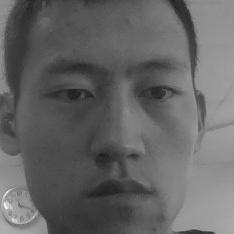
#> input picture server/video/OpenCV/FaceData/User.1.1.jpg, 234 x 234 px, given in place of the camera
$ python renlianjiance.py
#> lines starting #> are read from the running program, lines starting #| are printed output that depends on the picture; after the words box and inside, x2 and y2 are one past the last pixel; in counts of white or black regions, pixels touching at a corner belong together
from __future__ import print_function
from imutils.object_detection import non_max_suppression
from imutils import paths
import numpy as np
import argparse
import imutils
import cv2

# 人脸识别分类器
#初始化行人检测器
hog = cv2.HOGDescriptor()   #初始化方向梯度直方图描述子
hog.setSVMDetector(cv2.HOGDescriptor_getDefaultPeopleDetector())  #设置支持向量机(Support Vector Machine)使得它成为一个预先训练好了的行人检测器

faceCascade = cv2.CascadeClassifier(r'D:\Python\Python38\Lib\site-packages\cv2\data\haarcascade_frontalface_alt.xml')
# 识别眼睛的分类器
eyeCascade = cv2.CascadeClassifier(r'D:\Python\Python38\Lib\site-packages\cv2\data\haarcascade_eye.xml')
# 开启摄像头
cap = cv2.VideoCapture(0)
ok = True
result = []
while ok:
    # 读取摄像头中的图像，ok为是否读取成功的判断参数
    ok, frame = cap.read()
#> frame is the input picture: shape (234, 234, 3); min 28, max 241, mean 100.7
    # 转换成灰度图像
    frame = imutils.resize(frame, width=min(400, frame.shape[1]))
    gray = cv2.cvtColor(frame, cv2.COLOR_BGR2GRAY)
    # gray = cv2.GaussianBlur(gray,(21,21),0)  # 对灰阶图像进行高斯模糊
    # 人脸检测
    faces = faceCascade.detectMultiScale(gray, scaleFactor=1.1, minNeighbors=5, minSize=(30, 30))
#> faces = [[15, 16, 205, 205]]

    # 在检测人脸的基础上检测眼睛
    for (x, y, w, h) in faces:
        fac_gray = gray[y: (y+h), x: (x+w)]
        result = []
        eyes = eyeCascade.detectMultiScale(fac_gray, 1.3, 2)

        # 眼睛坐标的换算，将相对位置换成绝对位置
        for (ex, ey, ew, eh) in eyes:
            result.append((x+ex, y+ey, ew, eh))
#> this loop made 1 pass
#> (x, y, w, h, eyes) on pass 1: (15, 16, 205, 205, [[116, 51, 52, 52], [28, 50, 55, 55]])
#> pass 1, `fac_gray = gray[y: (y+h), x: (x+w)]`:
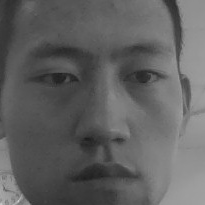
#> fac_gray: shape (205, 205); min 28, max 200, mean 96.4

    # 画矩形
    for (x, y, w, h) in faces:

        cv2.rectangle(frame, (x, y), (x+w, y+h), (255, 0, 0), 2)
#> this loop made 1 pass
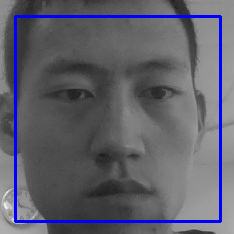
#> frame: shape (234, 234, 3); 4.49% of pixels changed, all inside (x1, y1, x2, y2) = (14, 15, 222, 223)
    for (ex, ey, ew, eh) in result:
        cv2.rectangle(frame, (ex, ey), (ex+ew, ey+eh), (0, 255, 0), 2)
#> this loop made 2 passes
#> (ex, ey, ew, eh) on passes 1 to 2: (131, 67, 52, 52), (43, 66, 55, 55)
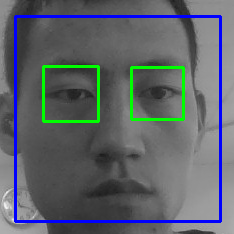
#> frame: shape (234, 234, 3); 2.33% of pixels changed, all inside (x1, y1, x2, y2) = (42, 65, 185, 123)

    cv2.imshow('video', frame)

    k = cv2.waitKey(1)
#> (key Esc is pressed here)
    # press 'ESC' to quit
    if k == 27:
        break

cap.release()
cv2.destroyAllWindows()

$ run again, on server/video/OpenCV/FaceData/User.1.3.jpg
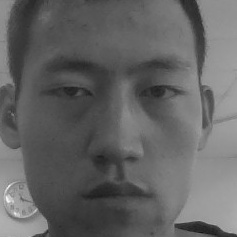
#> input picture server/video/OpenCV/FaceData/User.1.3.jpg, 237 x 237 px, given in place of the camera
#> frame is the input picture: shape (237, 237, 3); min 18, max 247, mean 99.6
#> faces = [[16, 11, 208, 208]]
#> the loop `for (x, y, w, h) in faces:` made 1 pass
#> (x, y, w, h, eyes) on pass 1: (16, 11, 208, 208, [[21, 47, 67, 67], [115, 51, 57, 57], [98, 51, 74, 74]])
#> the loop `for (x, y, w, h) in faces: ` made 1 pass
#> after the loop `for (x, y, w, h) in faces:`:
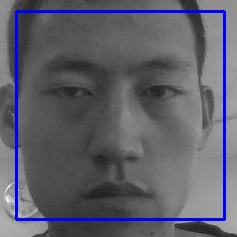
#> frame: shape (237, 237, 3); 4.44% of pixels changed, all inside (x1, y1, x2, y2) = (15, 10, 226, 221)
#> the loop `for (ex, ey, ew, eh) in result:` made 3 passes
#> (ex, ey, ew, eh) on passes 1 to 3: (37, 58, 67, 67), (131, 62, 57, 57), (114, 62, 74, 74)
#> after the loop `for (ex, ey, ew, eh) in result:`:
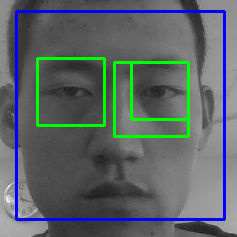
#> frame: shape (237, 237, 3); 3.59% of pixels changed, all inside (x1, y1, x2, y2) = (36, 57, 190, 138)
